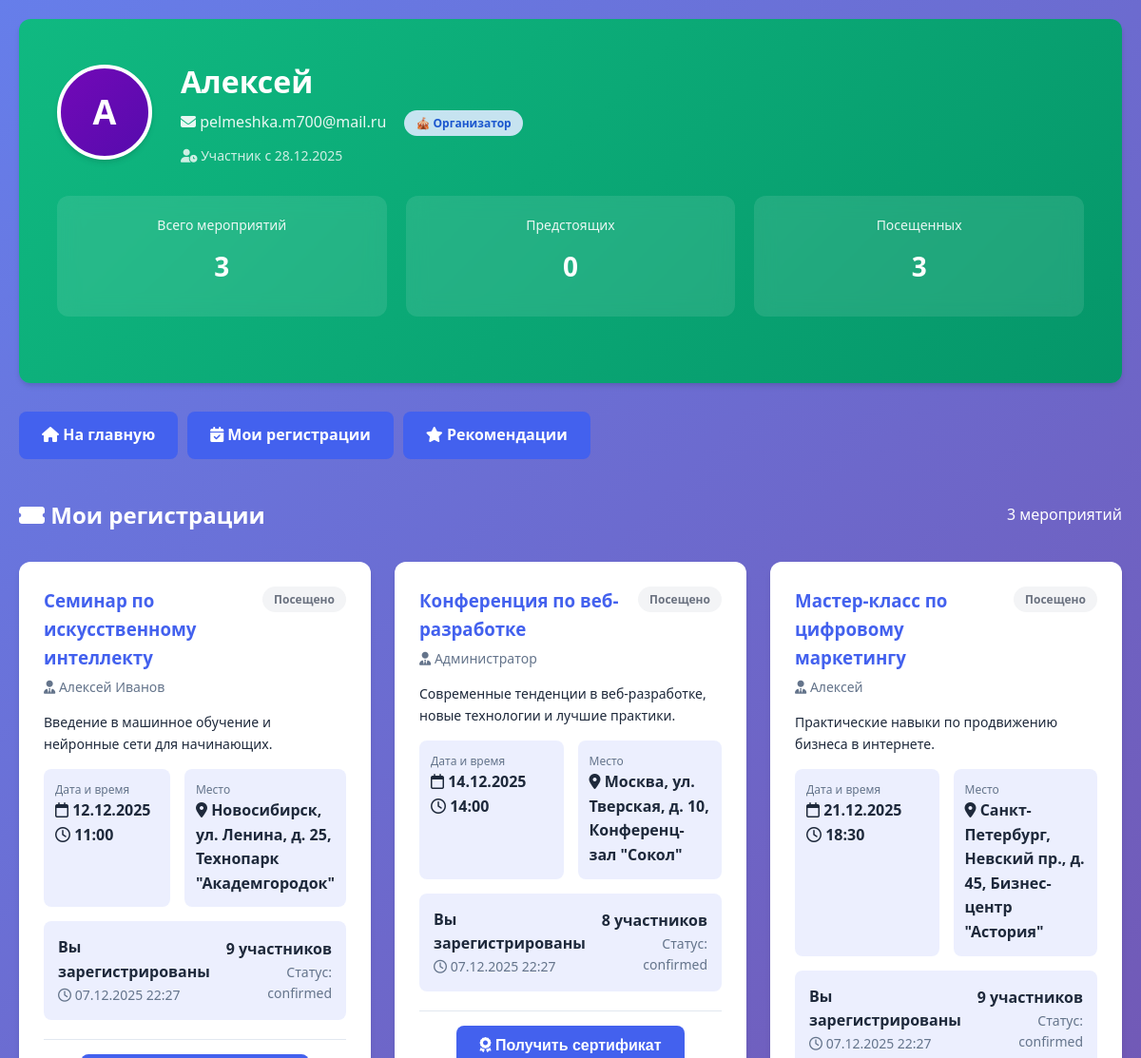
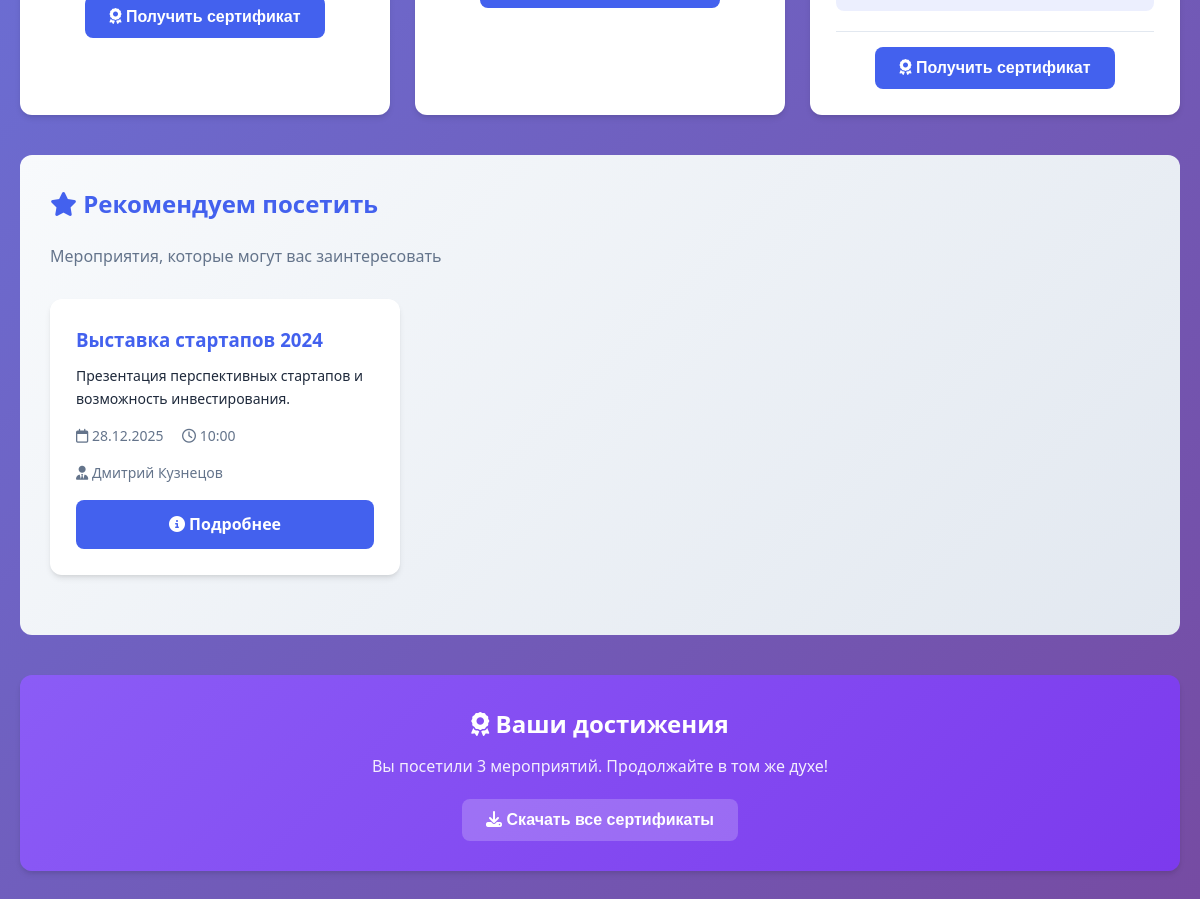
The app's page /participant.php (signed in) with its own data (2 pictures, top to bottom).
### tables this page shows
CREATE TABLE events (
    id INTEGER PRIMARY KEY AUTOINCREMENT,
    title TEXT NOT NULL,
    description TEXT,
    date DATE NOT NULL,
    time TIME NOT NULL,
    location TEXT NOT NULL,
    max_participants INTEGER,
    organizer_id INTEGER,
    created_at DATETIME DEFAULT CURRENT_TIMESTAMP,
    FOREIGN KEY (organizer_id) REFERENCES users(id)
);

### config.php (called while the page is built, shortened)
<?php
function getCurrentUser() {
    return [
        'id' => $_SESSION['user_id'] ?? null,
        'email' => $_SESSION['email'] ?? null,
        'role' => $_SESSION['role'] ?? null,
        'name' => $_SESSION['name'] ?? null
    ];
}
?>

### participant.php (the view, shortened to what this page needs)
<?php
require_once 'config.php';
require_once 'db.php';
$user = getCurrentUser();
$myRegistrations = $db->query("
    SELECT e.*, r.registered_at, r.status,
           u.name as organizer_name,
           COUNT(r2.id) as total_participants
    FROM registrations r
    JOIN events e ON r.event_id = e.id
    LEFT JOIN users u ON e.organizer_id = u.id
    LEFT JOIN registrations r2 ON e.id = r2.event_id
    WHERE r.user_id = {$user['id']}
    GROUP BY e.id, r.registered_at, r.status
    ORDER BY e.date ASC
");
$totalRegistrations = $db->querySingle("SELECT COUNT(*) FROM registrations WHERE user_id = {$user['id']}");
$upcomingEvents = $db->querySingle("
    SELECT COUNT(*) FROM registrations r
    JOIN events e ON r.event_id = e.id
    WHERE r.user_id = {$user['id']} AND e.date >= date('now')
");
$completedEvents = $db->querySingle("
    SELECT COUNT(*) FROM registrations r
    JOIN events e ON r.event_id = e.id
    WHERE r.user_id = {$user['id']} AND e.date < date('now')
");
$recommendedEvents = $db->query("
    SELECT e.*, u.name as organizer_name,
           COUNT(r.id) as registered_count
    FROM events e
    LEFT JOIN users u ON e.organizer_id = u.id
    LEFT JOIN registrations r ON e.id = r.event_id
    WHERE e.date >= date('now')
    AND e.id NOT IN (
        SELECT event_id FROM registrations WHERE user_id = {$user['id']}
    )
    GROUP BY e.id
    ORDER BY e.date ASC
    LIMIT 3
");
?>
<!DOCTYPE html>
<html lang="ru">
<head>
    <link rel="stylesheet" href="style.css">
    <link rel="stylesheet" href="https://cdnjs.cloudflare.com/ajax/libs/font-awesome/6.4.0/css/all.min.css">
</head>
<body>
    <div class="container fade-in">
        <div class="profile-header">
            <div class="profile-info">
                <div class="profile-avatar" id="userAvatar">
                </div>
                <div>
                    <h1 style="margin: 0 0 5px 0;"><?= htmlspecialchars($user['name']) ?></h1>
                    <div style="opacity: 0.9; margin-bottom: 10px;">
                        <i class="fas fa-envelope"></i> <?= htmlspecialchars($user['email']) ?>
                        <span class="badge badge-upcoming" style="margin-left: 15px;">
                            <?= $user['role'] === ROLE_PARTICIPANT ? '👤 Участник' :
                               ($user['role'] === ROLE_ORGANIZER ? '🎪 Организатор' : '👑 Администратор') ?>
                        </span>
                    </div>
                    <div style="opacity: 0.8; font-size: 14px;">
                        <i class="fas fa-user-clock"></i> Участник с <?= date('d.m.Y', strtotime($_SESSION['user_created_at'] ?? date('Y-m-d'))) ?>
                    </div>
                </div>
            </div>
            <div class="profile-stats">
                <div class="profile-stat">
                    <div style="font-size: 14px; opacity: 0.9;">Всего мероприятий</div>
                    <div class="profile-stat-number"><?= $totalRegistrations ?></div>
                </div>
                <div class="profile-stat">
                    <div style="font-size: 14px; opacity: 0.9;">Предстоящих</div>
                    <div class="profile-stat-number"><?= $upcomingEvents ?></div>
                </div>
                <div class="profile-stat">
                    <div style="font-size: 14px; opacity: 0.9;">Посещенных</div>
                    <div class="profile-stat-number"><?= $completedEvents ?></div>
                </div>
            </div>
        </div>
        <div style="display: flex; gap: 10px; margin-bottom: 30px;">
            <a href="index.php" class="btn">
                <i class="fas fa-home"></i> На главную
            </a>
            <a href="#registrations" class="btn">
                <i class="fas fa-calendar-check"></i> Мои регистрации
            </a>
            <a href="#recommended" class="btn">
                <i class="fas fa-star"></i> Рекомендации
            </a>
        </div>
        <div id="registrations" style="margin: 40px 0;">
            <div style="display: flex; justify-content: space-between; align-items: center; margin-bottom: 20px;">
                <h2 style="color: white; margin: 0;">
                    <i class="fas fa-ticket-alt"></i> Мои регистрации
                </h2>
                <div style="color: white;">
                    <?= $totalRegistrations ?> мероприятий
                </div>
            </div>
            <?php if ($totalRegistrations > 0): ?>
                <div class="grid">
                    <?php while ($event = $myRegistrations->fetchArray(SQLITE3_ASSOC)):
                        $eventDate = new DateTime($event['date'] . ' ' . $event['time']);
                        $now = new DateTime();
                        $daysDiff = $now->diff($eventDate)->days;
                        $isPast = $eventDate < $now;
                        $status = $isPast ? 'completed' : ($daysDiff <= 7 ? 'ongoing' : 'upcoming');
                        $statusText = $isPast ? 'Посещено' : ($daysDiff <= 7 ? 'Скоро' : 'Предстоит');
                        ?>
                        <div class="card event-card-participant">
                            <div style="display: flex; justify-content: space-between; align-items: start; margin-bottom: 15px;">
                                <div>
                                    <h3 style="margin: 0 0 5px 0; color: var(--primary-color);">
                                        <?= htmlspecialchars($event['title']) ?>
                                    </h3>
                                    <div style="font-size: 14px; color: var(--gray-color);">
                                        <i class="fas fa-user-tie"></i> <?= htmlspecialchars($event['organizer_name']) ?>
                                    </div>
                                </div>
                                <span class="badge badge-<?= $status ?>">
                                    <?= $statusText ?>
                                </span>
                            </div>
                            <p style="color: var(--dark-color); margin-bottom: 15px; font-size: 14px;">
                                <?= htmlspecialchars($event['description']) ?>
                            </p>
                            <div style="display: grid; grid-template-columns: 1fr 1fr; gap: 15px; margin: 15px 0;">
                                <div style="background: rgba(67, 97, 238, 0.1); padding: 12px; border-radius: 8px;">
                                    <div style="font-size: 12px; color: var(--gray-color);">Дата и время</div>
                                    <div style="font-weight: 600;">
                                        <i class="far fa-calendar"></i> <?= date('d.m.Y', strtotime($event['date'])) ?>
                                        <br><i class="far fa-clock"></i> <?= $event['time'] ?>
                                    </div>
                                </div>
                                <div style="background: rgba(67, 97, 238, 0.1); padding: 12px; border-radius: 8px;">
                                    <div style="font-size: 12px; color: var(--gray-color);">Место</div>
                                    <div style="font-weight: 600;">
                                        <i class="fas fa-map-marker-alt"></i> <?= htmlspecialchars($event['location']) ?>
                                    </div>
                                </div>
                            </div>
                            <div style="background: rgba(67, 97, 238, 0.1); padding: 15px; border-radius: 8px; margin: 15px 0;">
                                <div style="display: flex; justify-content: space-between; align-items: center;">
                                    <div>
                                        <div style="font-weight: 600;">Вы зарегистрированы</div>
                                        <div style="font-size: 14px; color: var(--gray-color);">
                                            <i class="far fa-clock"></i> <?= date('d.m.Y H:i', strtotime($event['registered_at'])) ?>
                                        </div>
                                    </div>
                                    <div style="text-align: right;">
                                        <div style="font-weight: 600;"><?= $event['total_participants'] ?> участников</div>
                                        <div style="font-size: 14px; color: var(--gray-color);">
                                            Статус: <?= $event['status'] ?>
                                        </div>
                                    </div>
                                </div>
                            </div>
                            <?php if (!$isPast): ?>
                                <div style="display: flex; gap: 10px; margin-top: 20px;">
                                    <?php if ($daysDiff <= 3): ?>
                                        <div class="countdown">
                                            <i class="fas fa-clock"></i> Через <?= $daysDiff ?> дн.
                                        </div>
                                    <?php endif; ?>
                                    <form action="cancel_registration.php" method="POST" style="flex: 1;">
                                        <input type="hidden" name="event_id" value="<?= $event['id'] ?>">
                                        <button type="submit" class="btn btn-danger"
                                                onclick="return confirm('Вы уверены, что хотите отменить регистрацию?')">
                                            <i class="fas fa-user-minus"></i> Отменить регистрацию
                                        </button>
                                    </form>
                                    <!-- <button class="btn btn-outline" onclick="addToCalendar(<?= $event['id'] ?>)" style="flex: 1;">
                                        <i class="fas fa-calendar-plus"></i> В календарь
                                    </button> -->
                                </div>
                            <?php else: ?>
                                <div style="text-align: center; margin-top: 20px; padding-top: 15px; border-top: 1px solid #e2e8f0;">
                                    <button class="btn" onclick="requestCertificate(<?= $event['id'] ?>)">
                                        <i class="fas fa-award"></i> Получить сертификат
                                    </button>
                                </div>
                            <?php endif; ?>
                        </div>
                    <?php endwhile; ?>
                </div>
            <?php endif; ?>
        </div>
        <?php if ($recommendedEvents->numColumns() > 0): ?>
            <div id="recommended" class="recommended-section">
                <h2 style="color: var(--primary-color); margin-bottom: 20px;">
                    <i class="fas fa-star"></i> Рекомендуем посетить
                </h2>
                <p style="color: var(--gray-color); margin-bottom: 20px;">
                    Мероприятия, которые могут вас заинтересовать
                </p>
                <div class="grid">
                    <?php while ($event = $recommendedEvents->fetchArray(SQLITE3_ASSOC)): ?>
                        <div class="card">
                            <h3 style="margin: 0 0 10px 0; color: var(--primary-color);">
                                <?= htmlspecialchars($event['title']) ?>
                            </h3>
                            <p style="color: var(--dark-color); font-size: 14px; margin-bottom: 15px;">
                                <?= htmlspecialchars($event['description']) ?>
                            </p>
                            <div style="font-size: 14px; color: var(--gray-color); margin-bottom: 15px;">
                                <i class="far fa-calendar"></i> <?= date('d.m.Y', strtotime($event['date'])) ?>
                                <i class="far fa-clock" style="margin-left: 15px;"></i> <?= $event['time'] ?>
                            </div>
                            <div style="font-size: 14px; color: var(--gray-color); margin-bottom: 15px;">
                                <i class="fas fa-user-tie"></i> <?= htmlspecialchars($event['organizer_name']) ?>
                            </div>
                            <a href="index.php#event-<?= $event['id'] ?>" class="btn" style="width: 100%;">
                                <i class="fas fa-info-circle"></i> Подробнее
                            </a>
                        </div>
                    <?php endwhile; ?>
                </div>
            </div>
        <?php endif; ?>
        <?php if ($completedEvents > 0): ?>
            <div id="certificates" class="certificate">
                <h2 style="margin: 0 0 10px 0;">
                    <i class="fas fa-award"></i> Ваши достижения
                </h2>
                <p style="opacity: 0.9; margin-bottom: 20px;">
                    Вы посетили <?= $completedEvents ?> мероприятий. Продолжайте в том же духе!
                </p>
                <button class="btn" style="background: rgba(255,255,255,0.2);">
                    <i class="fas fa-download"></i> Скачать все сертификаты
                </button>
            </div>
        <?php endif; ?>
    </div>
</body>
</html>

### records on screen
events: title "Семинар по искусственному интеллекту", organizer_name "Алексей Иванов", description "Введение в машинное обучение и нейронные сети для начинающих.", date "12.12.2025", time "11:00", location "Новосибирск, ул. Ленина, д. 25, Технопарк \"Академгородок\"", registered_at "07.12.2025 22:27", total_participants "9", status "confirmed"
events: title "Конференция по веб-разработке", organizer_name "Администратор", description "Современные тенденции в веб-разработке, новые технологии и лучшие практики.", date "14.12.2025", time "14:00", location "Москва, ул. Тверская, д. 10, Конференц-зал \"Сокол\"", registered_at "07.12.2025 22:27", total_participants "8", status "confirmed"
events: title "Мастер-класс по цифровому маркетингу", organizer_name "Алексей", description "Практические навыки по продвижению бизнеса в интернете.", date "21.12.2025", time "18:30", location "Санкт-Петербург, Невский пр., д. 45, Бизнес-центр \"Астория\"", registered_at "07.12.2025 22:27", total_participants "9", status "confirmed"
events: title "Выставка стартапов 2024", description "Презентация перспективных стартапов и возможность инвестирования.", date "28.12.2025", time "10:00", organizer_name "Дмитрий Кузнецов"

### other values on screen
$user['name'] "Алексей"
$user['email'] "pelmeshka.m700@mail.ru"
$totalRegistrations "3"
$upcomingEvents "0"
$completedEvents "3"
